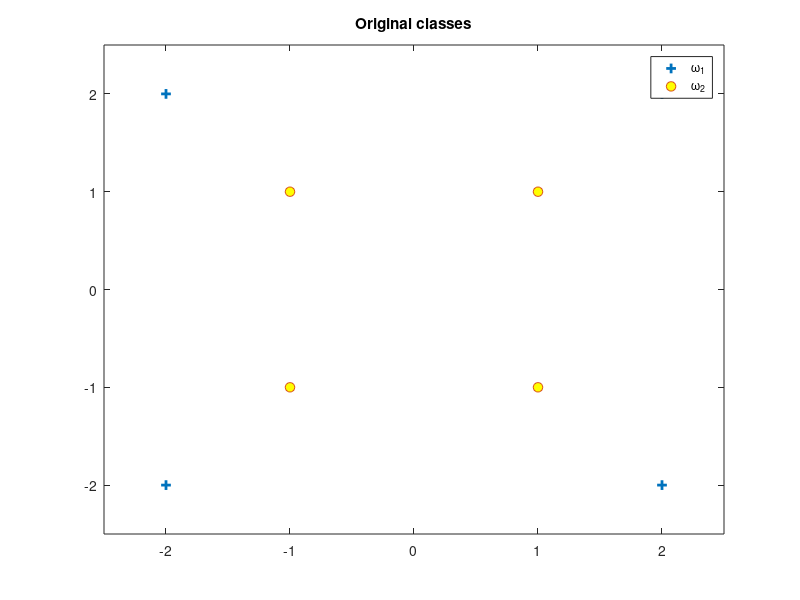

This chart was generated by the following MATLAB code: (Note: this script raises an error after producing the figure.)
clear all;
close all;
clc;

omega_1 = [[2;2] [2;-2] [-2;-2] [-2;2]];
omega_2 = [[1;1] [1;-1] [-1;-1] [-1;1]];

figure();
plot(omega_1(1,:), omega_1(2,:),'+','LineWidth', 2, 'MarkerSize', 7);
hold on;
plot(omega_2(1,:), omega_2(2,:),'o', 'MarkerFaceColor', 'y', 'MarkerSize', 7);
% grid on;
% axis on;
title('Original classes');
axis([-2.5, 2.5, -2.5, 2.5])
legend('\omega_1', '\omega_2')
ax = gca;
ax.XAxisLocation = 'origin';
ax.YAxisLocation = 'origin';
box off

%% Transp
omeg_1 = Phi_transp(omega_1);
omeg_2 = Phi_transp(omega_2);

figure();
plot(omeg_1(1,:), omeg_1(2,:),'+','LineWidth', 2, 'MarkerSize', 7);
hold on;
plot(omeg_2(1,:), omeg_2(2,:),'o', 'MarkerFaceColor', 'y', 'MarkerSize', 7);
hold on;
plot(omeg_2(1,3),omeg_2(2,3),'ro','MarkerSize', 12)
hold on;
plot(omeg_1(1,1),omeg_1(2,1),'ro','MarkerSize', 12)
% grid on;
% axis on;
title('Transformed Classes');
legend('\omega_1', '\omega_2','Location','northwest' )
axis([-20, 0.5, -20, 1.1])
ax = gca;
ax.XAxisLocation = 'origin';
ax.YAxisLocation = 'origin';
box off

support_vectors = [omeg_1(:,1), omeg_2(:,3)];

g = hyperSpase(support_vectors);

plot(g')